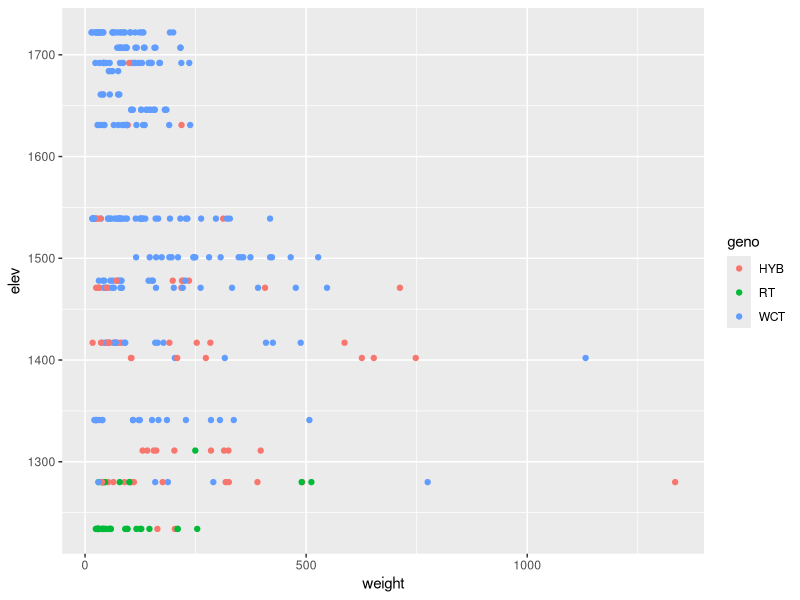
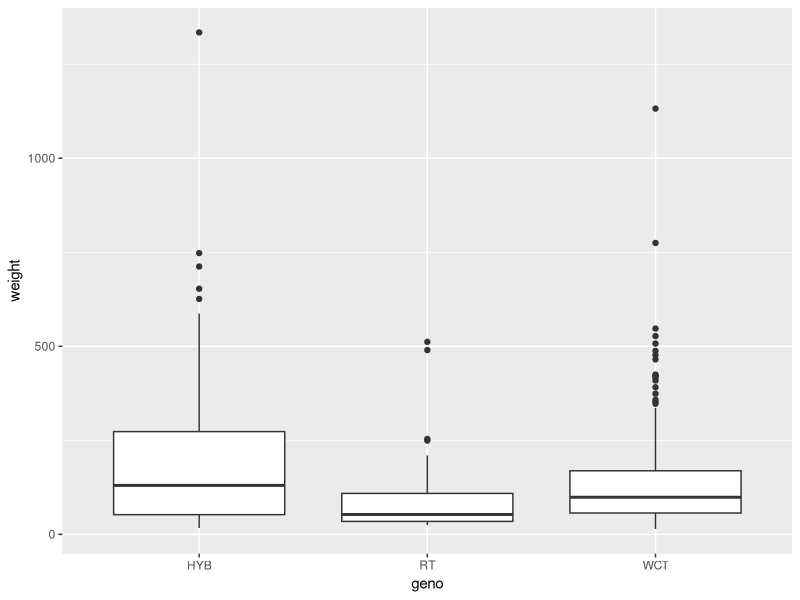
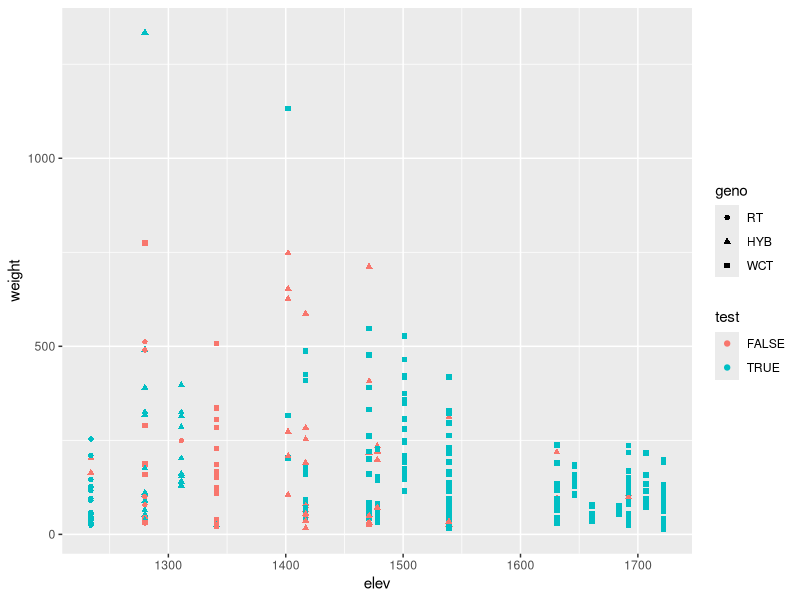

Recreate these plots in R, in order.

setwd("D:/")
trout <- read.csv('trout.csv')

library("ggplot2")
install.packages("foreign")
install.packages("MASS")
install.packages("Hmisc")
install.packages("reshape2")

library("foreign")
library("MASS")
library("Hmisc")
library("reshape2")
library("nnet")



#rename the columns I will be using
names(trout) <- c("fish", "geno", "weight", "LogWT", "elev")
summary(trout)

#explore the statistics of the different species of trout. To do this, I must create variables
#that represent the weights of each trout

#These loops and which statements extract each species weight into a new variable 
WCT <- vector()
for (i in 1:354){
  if (trout$geno[i] == "WCT"){
      WCT <- append(WCT, trout$weight[i])}}

RT <- vector()
for (i in 1:354){
  if (trout$geno[i] == "RT"){
    RT <- append(RT, trout$weight[i])}}

HYB <- vector()
for (i in 1:354){
  if (trout$geno[i] == "HYB"){
    HYB <- append(HYB, trout$weight[i])}}

summary(WCT)
summary(HYB)
summary(RT)

#explore statistics
ggplot(trout, aes(x=weight, y=elev, color = geno)) + geom_point()
ggplot(trout, aes(geno, weight)) + geom_boxplot()

#For my analysis, the roder of the factors matters because I am running an ordinal logistic regression
#Currently, the order of the factors for genotype is: HYB, RT, WCT. For my analysis, I need to switch this
#to RT, HYB, WCT

#before its fixed
trout$geno

trout$geno <- factor(trout$geno, levels = c("RT", "HYB", "WCT"))

#after its fixed
trout$geno






#I will run three models. The first will be trying to predict genotype using just weight.
weightModel <- polr(geno ~ weight, data = trout, Hess=TRUE)
summary(weightModel)

#just elevation
elevModel <- polr(geno ~ elev, data = trout, Hess=TRUE)
summary(elevModel)

#both
bothModel <- polr(geno ~ elev, data = trout, Hess=TRUE)
summary(bothModel)

#From the summaries, I can see that the elevation model is fairly strong. However, the weight model is not.
#The both model has the same values as the elev model. It is not considering weight. Therefore, we will not use weight.

#How accurate is the model?
#I will test the model on all the data and check the accuracy

elev <- trout$elev
elevModelresults <- predict(elevModel, newdata = trout$elev)
test <- elevModelresults == trout$geno
trues <- length(test[test == TRUE])
print(trues/length(test))
#77% is pretty good, but lets see if we can make it more accurate by using a non-ordinal model.

mul <- multinom(geno ~ elev + weight, data = trout)
summary(mul)

WandE = data.frame(weight = trout$elev, elev = trout$elev)

multiModelresults <- predict(mul, newdata = WandE)
test <- multiModelresults == trout$geno
trues <- length(test[test == TRUE])
print(trues/length(test))

#Its the same exact accuracy, even when including weight. I am curious if weight would be a good predictor in a 
#non-ordinal model.


#Lets see if weight is good at predicting genotype
weight <- multinom(geno ~ weight, data = trout)
summary(weight)

WandE = data.frame(weight = trout$elev, elev = trout$elev)

weightModelresults <- predict(weight, newdata = WandE)
test2 <- weightModelresults == trout$geno
trues <- length(test2[test2 == TRUE])
print(trues/length(test2))

#0.19 accuracy is worse than random. So no, weight is useless.


#Plotting how accurate the elevation multinomial model is
cbind(trout, test)
ggplot(trout, aes(x=elev, y=weight, color = test, shape = geno)) + geom_point()
